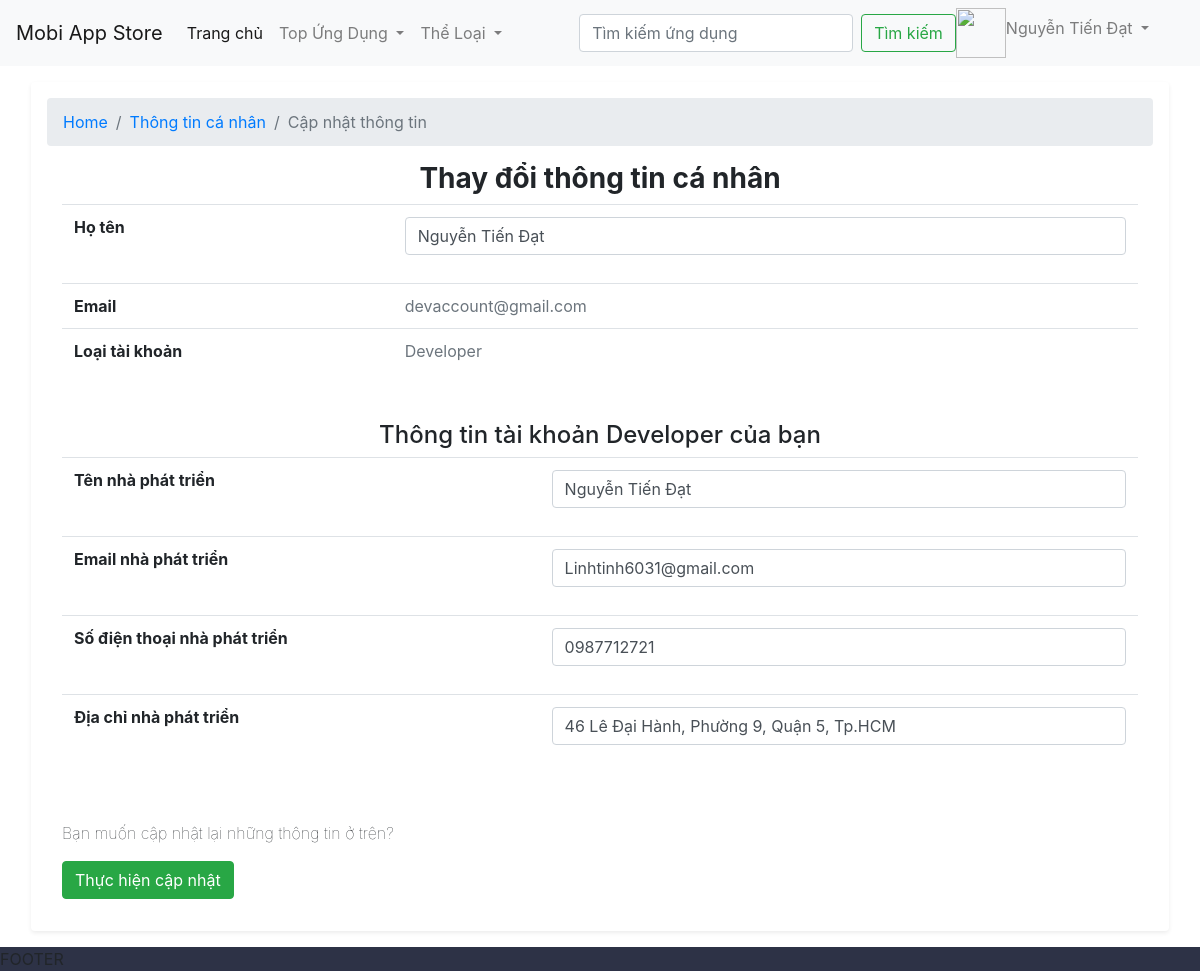
Screenshot of /account/update-info.php (signed in) with the database file from the repository.
### tables this page shows
CREATE TABLE `accounts` (
  `id` int(11) NOT NULL,
  `email` varchar(255) NOT NULL,
  `password` varchar(40) NOT NULL COMMENT 'password hashed',
  `account_type` tinyint(4) NOT NULL DEFAULT '1' COMMENT '0: admin, 1: user, 2: developer',
  `full_name` varchar(30) NOT NULL,
  `avatar` varchar(256) DEFAULT NULL COMMENT 'Link avatar image',
  `cmnd_front_image` varchar(200) DEFAULT NULL COMMENT 'Hình cmnd mặt trước (cho dev)',
  `cmnd_back_image` varchar(200) DEFAULT NULL COMMENT 'Hình cmnd mặt sau (cho up dev)',
  `developer_name` varchar(30) DEFAULT NULL,
  `developer_email` varchar(255) DEFAULT NULL,
  `developer_phone_number` varchar(12) DEFAULT NULL,
  `developer_address` varchar(100) DEFAULT NULL,
  `balance` int(11) NOT NULL DEFAULT '0' COMMENT 'Số tiền dư trong tài khoản'
);

### __/Utility/AccountUtility.php (called while the page is built, shortened)
<?php
class AccountUtility
{
    private static $info = null;
    public static function setLogin($info)
    {
        self::$info = $info;
    }
    public static function isLogin()
    {
        if(self::$info === null && isset($_SESSION['account'])){
            self::$info = $_SESSION['account'];
        }
        return self::$info !== null;
    }
    public static function isAdmin(){
        return self::$info['account_type'] == self::ADMIN;
    }
    public static function isDev(){
        return self::$info['account_type'] == self::DEV;
    }
}

### account/update-info.php (the view, shortened to what this page needs)
<?php
$pdo = Common::getPdo();
$sql = 'SELECT * FROM accounts WHERE id = :id';
$sth = $pdo->prepare($sql, array(PDO::ATTR_CURSOR => PDO::CURSOR_FWDONLY));
$sth->execute(array(':id' => AccountUtility::getId()));
$red = $sth->fetchAll();
$account = $red[0];
$validate = [];
$data = [];
if (ViewUtility::isPostReq()) {
    processPost();
} else {
    $data['full_name'] = $account['full_name'];
    if (AccountUtility::isDev()) {
        $data['developer_name'] = $account['developer_name'];
        $data['developer_email'] = $account['developer_email'];
        $data['developer_phone_number'] = $account['developer_phone_number'];
        $data['developer_address'] = $account['developer_address'];
    }
}
?>
<html>
<head>
    <?php require_once __DIR__ . '/../layout/head.php' ?>
    <?php require_once __DIR__ . '/../layout/header.php' ?>
</head>
<body class="capnhatthongtin">
    <div class="container-fluid">
        <section class="shadow-sm p-3 m-3 bg-white rounded">
            <nav aria-label="breadcrumb">
                <ol class="breadcrumb">
                    <li class="breadcrumb-item"><a href="../">Home</a></li>
                    <li class="breadcrumb-item"><a href="./">Thông tin cá nhân</a></li>
                    <li class="breadcrumb-item active" aria-current="page">Cập nhật thông tin</li>
                </ol>
            </nav>
            <div class="col">
                <h3 class="text-center font-weight-bolder">Thay đổi thông tin cá nhân</h3>
                <form action="" method="post">
                    <div>
                        <table class="table">
                            <tr>
                                <th scope="row">Họ tên</th>
                                <td>
                                    <div class="form-group">
                                        <input type="text" value="<?= $data['full_name'] ?>" class="form-control <?= isset($validate['full_name']) ? 'is-invalid' : '' ?>" id="full_name" name="full_name">
                                    </div>
                                </td>
                            </tr>
                            <tr>
                                <th scope="row">Email</th>
                                <td class="text-muted"><?= $account['email'] ?></td>
                            </tr>
                            <tr>
                                <th scope="row">Loại tài khoản</th>
                                <td class="text-muted"><?php
                                if (AccountUtility::isAdmin()) {
                                    echo 'Admin';
                                } elseif (AccountUtility::isDev()) {
                                    echo 'Developer';
                                } else {
                                    echo 'User';
                                }
                                ?></td>
                            </tr>
                        </table>
                    </div>
                    <?php if (AccountUtility::isDev()) { ?>
                        <div>
                            <h4 class="text-center font-weight mt-5">Thông tin tài khoản Developer của bạn</h4>
                            <table class="table">
                                <tr>
                                    <th scope="row">Tên nhà phát triển</th>
                                    <td>
                                        <div class="form-group">
                                            <input type="text" class="form-control <?= isset($validate['developer_name']) ? 'is-invalid' : '' ?>" id="developer_name" value="<?= $data['full_name'] ?>" name="developer_name">
                                        </div>
                                    </td>
                                </tr>
                                <tr>
                                    <th scope="row">Email nhà phát triển</th>
                                    <td>
                                        <div class="form-group">
                                            <input type="email" class="form-control <?= isset($validate['developer_email']) ? 'is-invalid' : '' ?>" id="developer_email" value="<?= $data['developer_email'] ?>" name="developer_email">
                                        </div>
                                    </td>
                                </tr>
                                <tr>
                                    <th scope="row">Số điện thoại nhà phát triển</th>
                                    <td>
                                        <div class="form-group">
                                            <input type="phone" class="form-control <?= isset($validate['developer_phone_number']) ? 'is-invalid' : '' ?>" id="developer_phone_number" value="<?= $data['developer_phone_number'] ?>" name="developer_phone_number">
                                        </div>
                                    </td>
                                </tr>
                                <tr>
                                    <th scope="row">Địa chỉ nhà phát triển</th>
                                    <td>
                                        <div class="form-group">
                                            <input type="text" class="form-control <?= isset($validate['developer_address']) ? 'is-invalid' : '' ?>" id="developer_address" value="<?= $data['developer_address'] ?>" name="developer_address">
                                        </div>
                                    </td>
                                </tr>
                            </table>
                        </div>
                    <?php } ?>
                    <p class="font-weight-lighter mt-5">Bạn muốn cập nhật lại những thông tin ở trên? </p>
                    <button type="submit" class="btn btn-success">Thực hiện cập nhật</button>
                </form>
            </div>
    </div>
</body>
<?php require_once __DIR__ . '/../layout/footer.php' ?>
</html>

### rows the page displays
accounts: full_name "Nguyễn Tiến Đạt", email "devaccount@gmail.com", developer_name "Nguyễn Tiến Đạt", developer_email "Linhtinh6031@gmail.com", developer_phone_number "0987712721", developer_address "46 Lê Đại Hành, Phường 9, Quận 5, Tp.HCM"

### other values shown
AccountUtility::getFullName() "Nguyễn Tiến Đạt"
